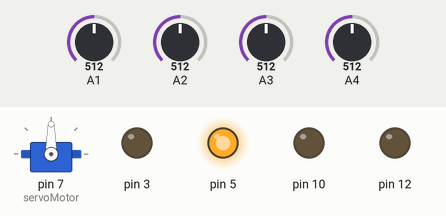
Bench run of a sketch on a simulated Arduino Uno, built with avr-gcc and run on an emulated ATmega328P. Shown: servo, output pins drawn as LEDs (lit = HIGH). The inputs (shaded band) are chosen by the test bench; at power-on: A1 = 512, A3 = 512, A2 = 512, A4 = 512. Random numbers use the default seed unless the sketch sets one.

Above: at 8.3 s.
8.4 s: A1 set to 716
At 9.8 s:
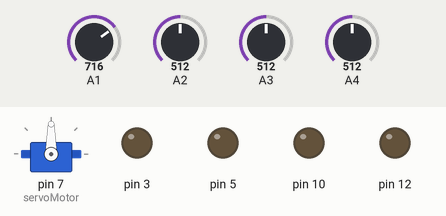
17.8 s: A1 set to 992
23.8 s: A3 set to 992
At 37.7 s:
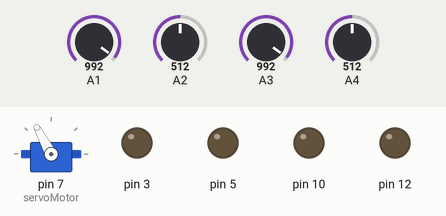
37.8 s: A1 set to 306
At 50.0 s:
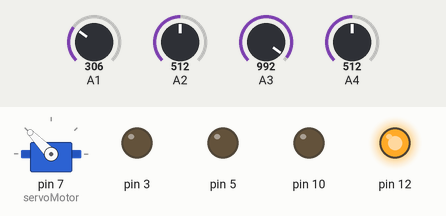
50.3 s: A1 set to 30
At 63.1 s:
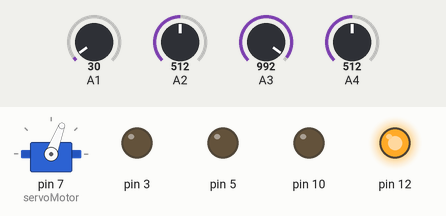
63.5 s: A2 set to 716
Timing chart, 0 to 78.5 s (numbered marks = the images above; inputs shaded):
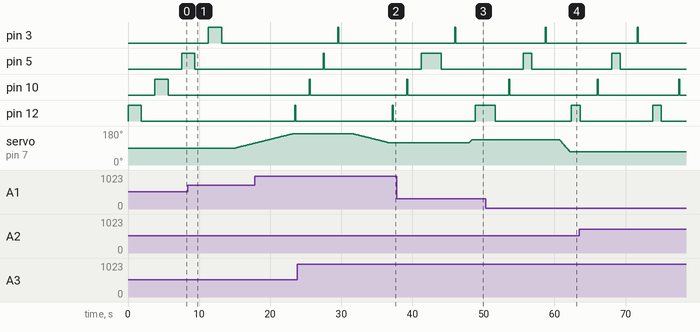

The sketch:

Nata.ino
```cpp
#include <VarSpeedServo.h>

VarSpeedServo servoMotor;

void setup() {
  pinMode(12,OUTPUT);
  pinMode(10,OUTPUT);
  pinMode(5,OUTPUT);
  pinMode(3,OUTPUT);
  servoMotor.attach(7);
}

void loop() {

  //MOtror horizibtal
  randomSeed(analogRead(A1));
  digitalWrite(12, HIGH);
  delay(random(100,4000));
  randomSeed(analogRead(A2));
  digitalWrite(12, LOW);
  delay(random(100,4000));
  randomSeed(analogRead(A3));
  digitalWrite(10, HIGH);
  delay(random(100,4000));
  randomSeed(analogRead(A4));
  digitalWrite(10, LOW);
  delay(random(100,4000));

  // MOtror vertical
  randomSeed(analogRead(A1));
  digitalWrite(5, HIGH);
  delay(random(100,4000));
  randomSeed(analogRead(A2));
  digitalWrite(5, LOW);
  delay(random(100,4000));
  randomSeed(analogRead(A3));
  digitalWrite(3, HIGH);
  delay(random(100,4000));
  randomSeed(analogRead(A4));
  digitalWrite(3, LOW);
  delay(random(100,4000));

  //Servo
  randomSeed(analogRead(A1));
  servoMotor.write(random(60,180),random(1,70),true);
  //servoMotor.write(60);
  delay(random(100,1000));
}
```

Measured:
- after the input at 23.8 s, pin 12: LOW → HIGH after 13.4 s, → LOW 0.14 s later
- after the input at 37.8 s, servo on pin 7 (servoMotor): moves from 118° to 134° over 0.34 s, starting after 10.2 s
- after the input at 50.3 s, servo on pin 7 (servoMotor): moves from 134° to 69° over 1.5 s, starting after 10.4 s
- by itself, pin 10: alternates HIGH for 0.14 s and LOW for 11.3 s
